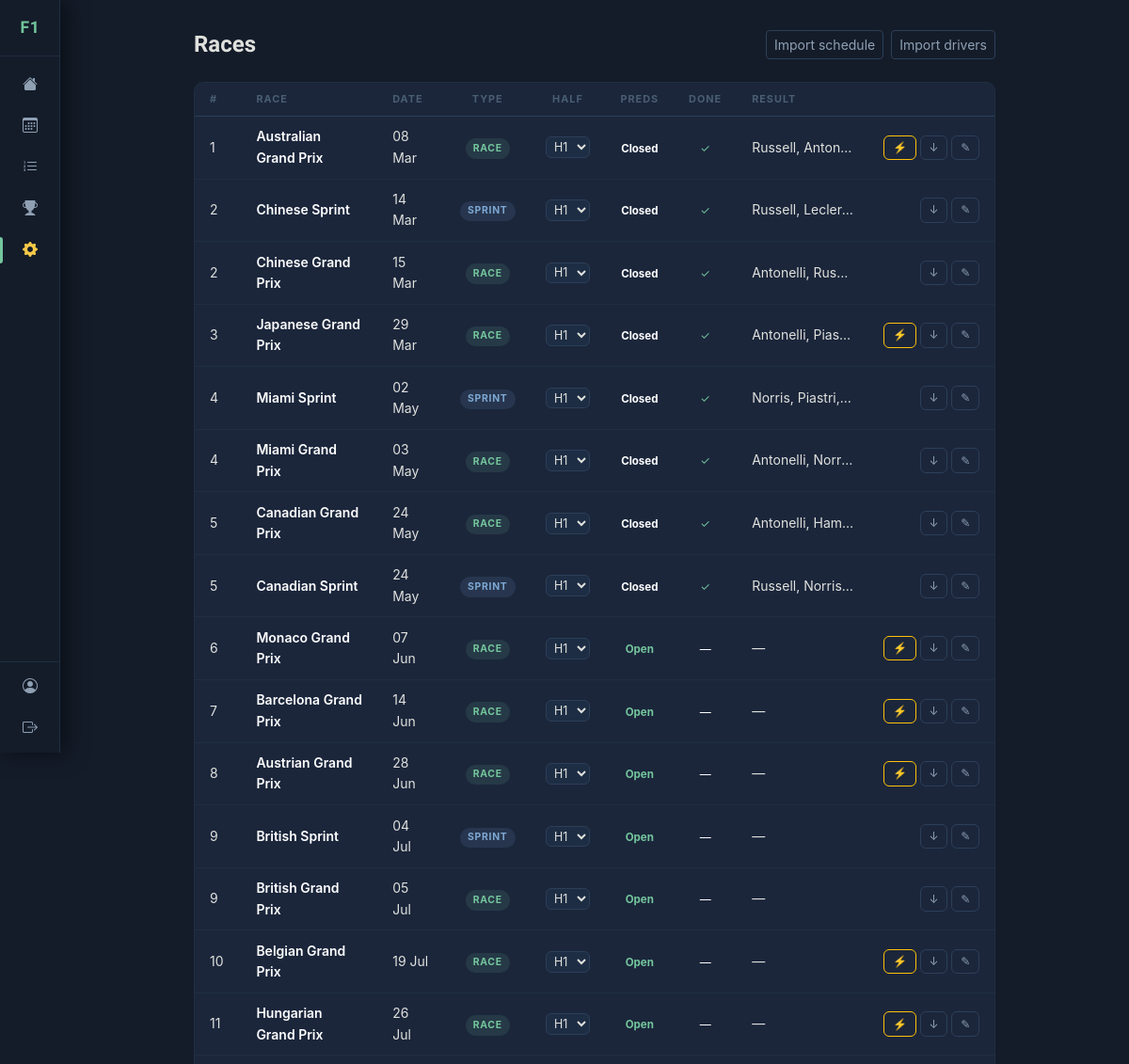
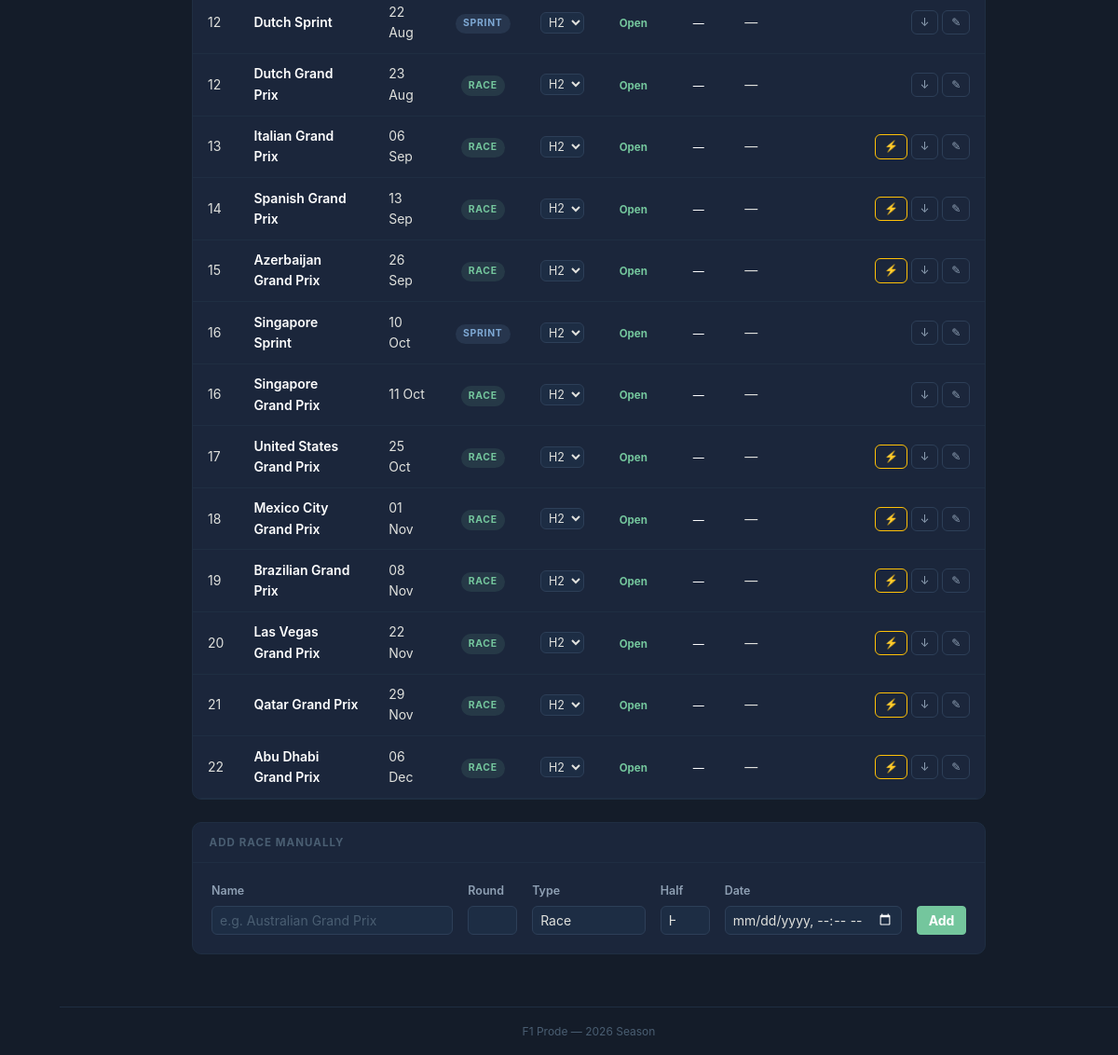
The page /admin/races (signed in) on the database its author committed (2 pictures, top to bottom).
### app/models.py (models this page shows, shortened)
class Race(db.Model):
    id = db.Column(db.Integer, primary_key=True)
    name = db.Column(db.String(100), nullable=False)
    round_number = db.Column(db.Integer, nullable=False)
    season = db.Column(db.Integer, nullable=False, default=2025)
    race_date = db.Column(db.DateTime)
    race_type = db.Column(db.String(10), nullable=False, default='race')  # 'race' or 'sprint'
    season_half = db.Column(db.Integer, default=1)  # 1 = before summer break, 2 = after
    is_completed = db.Column(db.Boolean, default=False)
    predictions_open = db.Column(db.Boolean, default=True)
    predictions = db.relationship('Prediction', backref='race', lazy=True)
    result = db.relationship('RaceResult', backref='race', uselist=False)
    @property
    def max_positions(self):
        return 3 if self.race_type == 'sprint' else 5

class RaceResult(db.Model):
    id = db.Column(db.Integer, primary_key=True)
    race_id = db.Column(db.Integer, db.ForeignKey('race.id'), nullable=False, unique=True)
    pos1 = db.Column(db.String(100))
    pos2 = db.Column(db.String(100))
    pos3 = db.Column(db.String(100))
    pos4 = db.Column(db.String(100))
    pos5 = db.Column(db.String(100))
    fetched_at = db.Column(db.DateTime, default=datetime.utcnow)

### app/routes/admin.py (the view)
@admin_bp.route('/races')
@admin_required
def races():
    all_races = (Race.query
                 .filter_by(season=Config.CURRENT_SEASON)
                 .order_by(Race.race_date)
                 .all())
    return render_template('admin/races.html', races=all_races, season=Config.CURRENT_SEASON)

### app/models.py (called while the page is built)
@login_manager.user_loader
def load_user(user_id):
    return User.query.get(int(user_id))

### app/routes/admin.py (called while the page is built)
def admin_required(f):
    @wraps(f)
    @login_required
    def decorated(*args, **kwargs):
        if not current_user.is_admin:
            flash('Admin access required.', 'danger')
            return redirect(url_for('main.index'))
        return f(*args, **kwargs)
    return decorated

### app/templates/admin/races.html (shortened to what this page needs)
{% extends "base.html" %}
{% block content %}
<div class="d-flex justify-content-between align-items-center mb-4">
  <h4 style="font-family:'Titillium Web',sans-serif;font-weight:700;margin:0">Races</h4>
  <div class="d-flex gap-2">
    <a href="{{ url_for('admin.import_schedule') }}" class="btn btn-sm btn-outline-secondary">Import schedule</a>
    <a href="{{ url_for('admin.import_drivers') }}" class="btn btn-sm btn-outline-secondary">Import drivers</a>
  </div>
</div>
{% if races %}
<div class="card mb-4">
  <div class="table-responsive">
    <table class="table mb-0 align-middle" style="font-size:.82rem">
      <thead>
        <tr>
          <th>#</th>
          <th>Race</th>
          <th class="d-none d-md-table-cell">Date</th>
          <th class="text-center d-none d-sm-table-cell">Type</th>
          <th class="text-center d-none d-md-table-cell">Half</th>
          <th class="text-center d-none d-md-table-cell">Preds</th>
          <th class="text-center d-none d-md-table-cell">Done</th>
          <th class="d-none d-lg-table-cell">Result</th>
          <th></th>
        </tr>
      </thead>
      <tbody>
        {% for race in races %}
        <tr>
          <td style="color:var(--text-muted)">{{ race.round_number }}</td>
          <td style="font-weight:600">{{ race.name }}</td>
          <td class="d-none d-md-table-cell" style="color:var(--text-secondary)">
            {% if race.race_date %}{{ race.race_date.strftime('%d %b') }}{% else %}—{% endif %}
          </td>
          <td class="text-center d-none d-sm-table-cell">
            <span class="badge-{{ race.race_type }}">{{ race.race_type }}</span>
          </td>
          <td class="text-center d-none d-md-table-cell">
            <form method="POST" action="{{ url_for('admin.set_half', race_id=race.id) }}" class="d-inline">
              <select name="half" class="half-select" onchange="this.form.submit()">
                <option value="1" {% if race.season_half == 1 %}selected{% endif %}>H1</option>
                <option value="2" {% if race.season_half == 2 %}selected{% endif %}>H2</option>
              </select>
            </form>
          </td>
          <td class="text-center d-none d-md-table-cell">
            <a href="{{ url_for('admin.toggle_predictions', race_id=race.id) }}"
               style="font-size:.72rem;font-weight:700;text-decoration:none;
                      color:{% if race.predictions_open %}var(--green){% else %}var(--text-muted){% endif %}">
              {{ 'Open' if race.predictions_open else 'Closed' }}
            </a>
          </td>
          <td class="text-center d-none d-md-table-cell">
            {% if race.is_completed %}
              <span style="color:var(--green);font-size:.75rem">✓</span>
            {% else %}
              <span style="color:var(--text-muted);font-size:.75rem">—</span>
            {% endif %}
          </td>
          <td class="d-none d-lg-table-cell" style="color:var(--text-secondary);max-width:140px;overflow:hidden;text-overflow:ellipsis;white-space:nowrap">
            {% if race.result %}
              {{ race.result.pos1 }}{% if race.result.pos2 %}, {{ race.result.pos2 }}{% endif %}{% if race.result.pos3 %}, {{ race.result.pos3 }}{% endif %}
            {% else %}—{% endif %}
          </td>
          <td>
            <div class="d-flex gap-1 justify-content-end">
              {% if race.race_type == 'race' %}
              {% set has_sprint = races | selectattr('round_number','equalto',race.round_number) | selectattr('race_type','equalto','sprint') | list %}
              {% if not has_sprint %}
              <a href="{{ url_for('admin.add_sprint', race_id=race.id) }}"
                 class="btn btn-xs btn-outline-warning" title="Add sprint">⚡</a>
              {% endif %}
              {% endif %}
              <a href="{{ url_for('admin.fetch_result', race_id=race.id) }}"
                 class="btn btn-xs btn-outline-secondary" title="Fetch result from API">↓</a>
              <button class="btn btn-xs btn-outline-secondary" title="Enter result manually"
                      data-bs-toggle="modal" data-bs-target="#modal{{ race.id }}">✎</button>
            </div>
          </td>
        </tr>
        {% endfor %}
      </tbody>
    </table>
  </div>
</div>
{% endif %}
<div class="card mb-4">
  <div class="card-header">Add race manually</div>
  <div class="card-body">
    <form method="POST" action="{{ url_for('admin.add_race') }}" class="row g-3 align-items-end">
      <div class="col-md-4">
        <label class="form-label">Name</label>
        <input type="text" name="name" class="form-control form-control-sm" placeholder="e.g. Australian Grand Prix" required>
      </div>
      <div class="col-md-1">
        <label class="form-label">Round</label>
        <input type="number" name="round_number" class="form-control form-control-sm" min="1" required>
      </div>
      <div class="col-md-2">
        <label class="form-label">Type</label>
        <select name="race_type" class="form-select form-select-sm">
          <option value="race">Race</option>
        </select>
      </div>
      <div class="col-md-1">
        <label class="form-label">Half</label>
        <select name="season_half" class="form-select form-select-sm">
          <option value="1">H1</option>
        </select>
      </div>
      <div class="col-md-3">
        <label class="form-label">Date</label>
        <input type="datetime-local" name="race_date" class="form-control form-control-sm">
      </div>
      <div class="col-md-1">
        <button type="submit" class="btn btn-sm btn-danger w-100">Add</button>
      </div>
    </form>
  </div>
</div>
{% endblock %}

### app/static/css/style.css (style rules this page uses)
:root { --bg: #141c29; --surface: #1b263b; --surface-2: #1d2d44; --surface-3: #253555; --border: #2d3f58; --border-subtle: #1f2e42; --text: #e0e1dd; --text-2: #8fa0b4; --text-3: #4a5e72; --accent: #74c69d; --accent-2: #52a87a; --accent-bg: rgba(116,198,157,.12); --accent-dark: #1d2d44; --green: #74c69d; --green-bg: rgba(116,198,157,.1); --yellow: #f7c948; --purple: #7ea8d4; --purple-bg: rgba(126,168,212,.12); --radius: 10px; --radius-sm: 6px; --sidebar-w: 64px; --sidebar-open: 216px; }
*, *::before, *::after { box-sizing: border-box; margin: 0; padding: 0; }
body { font-family: -apple-system, BlinkMacSystemFont, 'Inter', 'Segoe UI', sans-serif; background: var(--bg); color: var(--text); font-size: 14.5px; line-height: 1.6; -webkit-font-smoothing: antialiased; }
a { color: var(--accent); text-decoration: none; }
* { -webkit-tap-highlight-color: transparent; }
.card { background: var(--surface); border: 1px solid var(--border-subtle); border-radius: var(--radius); }
.card > .table-responsive { border-radius: var(--radius); overflow-y: visible; }
* { scrollbar-width: none; -ms-overflow-style: none; }
.card-header { background: transparent; border-bottom: 1px solid var(--border-subtle); padding: .75rem 1.1rem; font-size: .72rem; font-weight: 700; color: var(--text-3); text-transform: uppercase; letter-spacing: .09em; }
.card-body { padding: 1.25rem; }
.form-control, .form-select { background: var(--surface-2) !important; border: 1px solid var(--border) !important; color: var(--text) !important; border-radius: var(--radius-sm) !important; font-size: .875rem; transition: border-color .15s, box-shadow .15s; }
.form-control::placeholder { color: var(--text-3) !important; }
.form-label { font-size: .78rem; font-weight: 600; color: var(--text-2); margin-bottom: .35rem; display: block; }
.btn-danger { background: var(--accent); border-color: var(--accent); color: #fff !important; font-weight: 700; }
.btn-outline-secondary { color: var(--text-2); border-color: var(--border); }
.btn-xs { font-size: .75rem; padding: .2rem .55rem; border-radius: var(--radius-sm); }
.table { --bs-table-bg: transparent; --bs-table-hover-bg: rgba(255,255,255,.02); --bs-table-border-color: var(--border-subtle); color: var(--text); }
.table th { font-size: .68rem; font-weight: 700; text-transform: uppercase; letter-spacing: .09em; color: var(--text-3); padding: .55rem 1rem; border-bottom: 1px solid var(--border) !important; }
.table td { padding: .65rem 1rem; border-color: var(--border-subtle) !important; font-size: .875rem; vertical-align: middle; }
.badge-race, .badge-type-race { display: inline-block; background: var(--accent-bg); color: var(--accent); font-size: .65rem; font-weight: 700; letter-spacing: .07em; padding: .15rem .5rem; border-radius: 20px; text-transform: uppercase; }
.badge-sprint, .badge-type-sprint { display: inline-block; background: var(--purple-bg); color: var(--purple); font-size: .65rem; font-weight: 700; letter-spacing: .07em; padding: .15rem .5rem; border-radius: 20px; text-transform: uppercase; }
.half-select { background: var(--surface-2) !important; border-color: var(--border) !important; color: var(--text) !important; font-size: .78rem !important; padding: .12rem .28rem !important; border-radius: var(--radius-sm) !important; }

### rows shown on the page
Race: round_number "1", name "Australian Grand Prix", race_date "08 Mar", race_type "RACE", half "H1", predictions_open "Closed", result.pos1 "Russell", result.pos2 "Anton…"
Race: round_number "2", name "Chinese Sprint", race_date "14 Mar", race_type "SPRINT", half "H1", predictions_open "Closed", result.pos1 "Russell", result.pos2 "Lecler…"
Race: round_number "2", name "Chinese Grand Prix", race_date "15 Mar", race_type "RACE", half "H1", predictions_open "Closed", result.pos1 "Antonelli", result.pos2 "Rus…"
Race: round_number "3", name "Japanese Grand Prix", race_date "29 Mar", race_type "RACE", half "H1", predictions_open "Closed", result.pos1 "Antonelli", result.pos2 "Pias…"
Race: round_number "4", name "Miami Sprint", race_date "02 May", race_type "SPRINT", half "H1", predictions_open "Closed", result.pos1 "Norris", result.pos2 "Piastri"
Race: round_number "4", name "Miami Grand Prix", race_date "03 May", race_type "RACE", half "H1", predictions_open "Closed", result.pos1 "Antonelli", result.pos2 "Norr…"
Race: round_number "5", name "Canadian Grand Prix", race_date "24 May", race_type "RACE", half "H1", predictions_open "Closed", result.pos1 "Antonelli", result.pos2 "Ha…"
Race: round_number "5", name "Canadian Sprint", race_date "24 May", race_type "SPRINT", half "H1", predictions_open "Closed", result.pos1 "Russell", result.pos2 "Norris"
Race: round_number "6", name "Monaco Grand Prix", race_date "07 Jun", race_type "RACE", half "H1", predictions_open "Open"
Race: round_number "7", name "Barcelona Grand Prix", race_date "14 Jun", race_type "RACE", half "H1", predictions_open "Open"
Race: round_number "8", name "Austrian Grand Prix", race_date "28 Jun", race_type "RACE", half "H1", predictions_open "Open"
Race: round_number "9", name "British Sprint", race_date "04 Jul", race_type "SPRINT", half "H1", predictions_open "Open"
Race: round_number "9", name "British Grand Prix", race_date "05 Jul", race_type "RACE", half "H1", predictions_open "Open"
Race: round_number "10", name "Belgian Grand Prix", race_date "19 Jul", race_type "RACE", half "H1", predictions_open "Open"
Race: round_number "11", name "Hungarian Grand Prix", race_date "26 Jul", race_type "RACE", half "H1", predictions_open "Open"
Race: round_number "12", name "Dutch Sprint", race_date "22 Aug", race_type "SPRINT", half "H2", predictions_open "Open"
Race: round_number "12", name "Dutch Grand Prix", race_date "23 Aug", race_type "RACE", half "H2", predictions_open "Open"
Race: round_number "13", name "Italian Grand Prix", race_date "06 Sep", race_type "RACE", half "H2", predictions_open "Open"
Race: round_number "14", name "Spanish Grand Prix", race_date "13 Sep", race_type "RACE", half "H2", predictions_open "Open"
Race: round_number "15", name "Azerbaijan Grand Prix", race_date "26 Sep", race_type "RACE", half "H2", predictions_open "Open"
Race: round_number "16", name "Singapore Sprint", race_date "10 Oct", race_type "SPRINT", half "H2", predictions_open "Open"
Race: round_number "16", name "Singapore Grand Prix", race_date "11 Oct", race_type "RACE", half "H2", predictions_open "Open"
Race: round_number "17", name "United States Grand Prix", race_date "25 Oct", race_type "RACE", half "H2", predictions_open "Open"
Race: round_number "18", name "Mexico City Grand Prix", race_date "01 Nov", race_type "RACE", half "H2", predictions_open "Open"
Race: round_number "19", name "Brazilian Grand Prix", race_date "08 Nov", race_type "RACE", half "H2", predictions_open "Open"
Race: round_number "20", name "Las Vegas Grand Prix", race_date "22 Nov", race_type "RACE", half "H2", predictions_open "Open"
Race: round_number "21", name "Qatar Grand Prix", race_date "29 Nov", race_type "RACE", half "H2", predictions_open "Open"
Race: round_number "22", name "Abu Dhabi Grand Prix", race_date "06 Dec", race_type "RACE", half "H2", predictions_open "Open"
